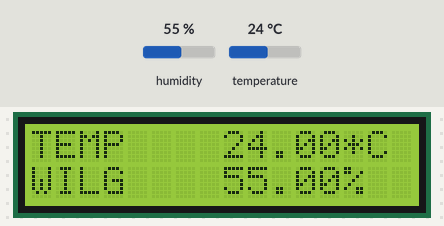
Bench run of a sketch on a simulated Arduino Uno, built with avr-gcc and run on an emulated ATmega328P. Shown: 16×2 character LCD. Inputs (shaded band) come from the test bench; at power-on: humidity 55 %, temperature 24 °C.

Above: at 1.2 s.
1.3 s: humidity set to 22 %
At 2.9 s:
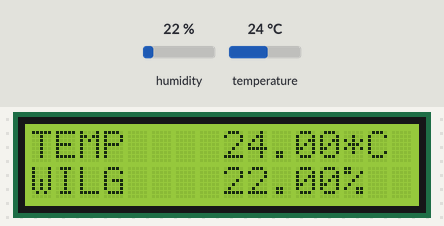
4.0 s: temperature set to 12 °C
At 5.4 s:
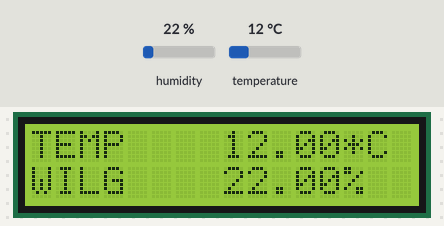
6.7 s: humidity set to 40 %
At 9.1 s:
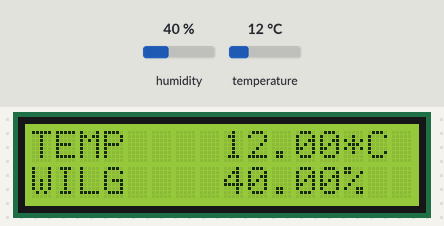
9.7 s: temperature set to 19 °C
At 11.6 s:
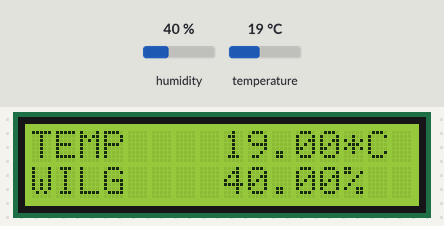
Timing chart, 0 to 13.1 s (numbered marks = the images above; inputs shaded):
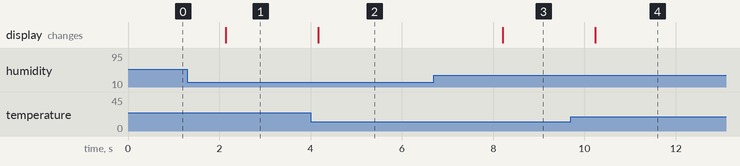

The sketch:

lcd2x16_dht11.ino
```cpp
#include <DHT.h>
#include <Wire.h>
#include <LiquidCrystal_I2C.h>

LiquidCrystal_I2C lcd(0x27, 2, 1, 0, 4, 5, 6, 7, 3, POSITIVE);
float wilgotnosc;
float temperatura;
#define DHTPIN 8
#define DHTTYPE DHT11

DHT dht(DHTPIN, DHTTYPE);

void setup()
{
  Serial.begin(9600);
  lcd.begin(16,2);
  lcd.backlight();
  dht.begin ();
  lcd.setCursor(0,0);
  lcd.print("TEMP");
  lcd.setCursor(0,1);
  lcd.print("WILG");

}

void loop()
{
   temperatura = dht.readTemperature();
    wilgotnosc = dht.readHumidity();

   lcd.backlight();
   lcd.setCursor(8,0);
   lcd.print(temperatura);
   lcd.print("*C");
   lcd.setCursor(8,1);
   lcd.print(wilgotnosc);
   lcd.print("%");
}
```

Measured:
- after the input at 1.3 s, the display: changes after 0.84 s (image 1)
- after the input at 4.0 s, the display: changes after 0.16 s (image 2)
- after the input at 6.7 s, the display: changes after 1.5 s (image 3)
- after the input at 9.7 s, the display: changes after 0.54 s (image 4)
